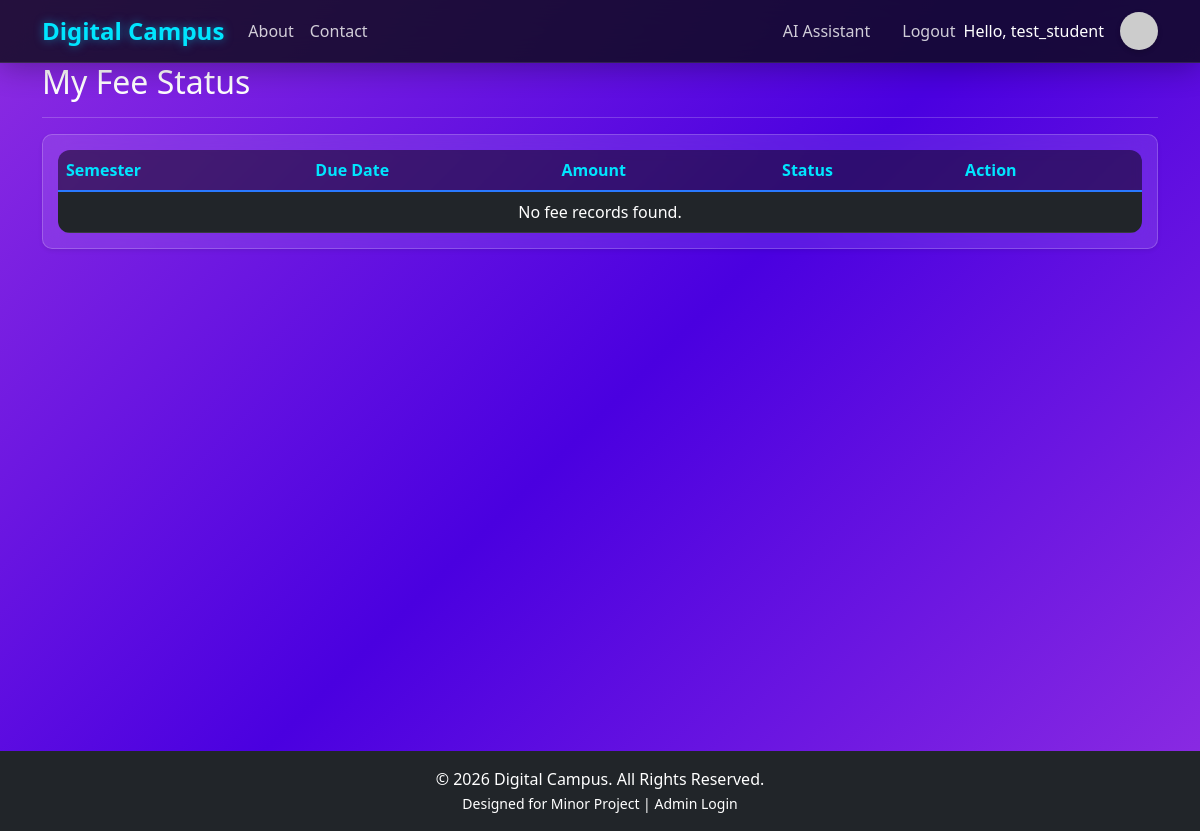
/fees/ (signed in), run on an earlier commit of the app's database.
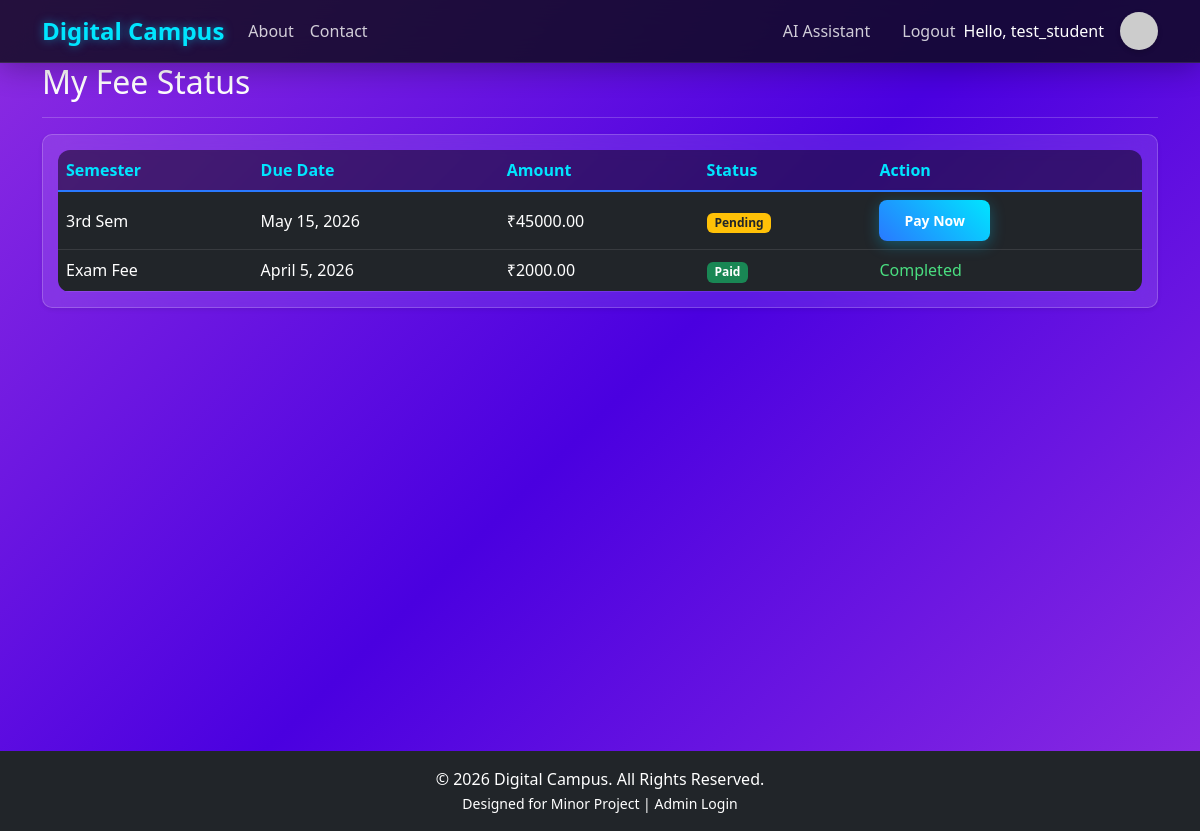
And on a later commit of the database.
### core/models.py (models this page shows, shortened)
class Fee(models.Model):
    STATUS_CHOICES = (
        ('Paid', 'Paid'),
        ('Pending', 'Pending'),
    )
    student = models.ForeignKey(Student, on_delete=models.CASCADE)
    amount = models.DecimalField(max_digits=10, decimal_places=2)
    due_date = models.DateField()
    status = models.CharField(max_length=20, choices=STATUS_CHOICES, default='Pending')
    semester = models.CharField(max_length=20)

### core/views.py (the view)
# urls.py: path('fees/', views.fee_status, name='fee_status'),
@login_required
def fee_status(request):
    if not request.user.is_student():
        return redirect('home')
    fees = Fee.objects.filter(student=request.user.student).order_by('-due_date')
    return render(request, 'core/fee_status.html', {'fees': fees})

### core/models.py (called while the page is built)
    def is_student(self):
        return self.role == 'student'

    @property
    def display_name(self):
        full_name = f"{self.first_name} {self.last_name}".strip()
        return full_name if full_name else self.username

### templates/core/fee_status.html (shortened to what this page needs)
{% extends 'base.html' %}
{% block content %}
<div class="row">
    <div class="col-md-12">
        <h2>My Fee Status</h2>
        <hr>
        <div class="table-responsive shadow-sm" style="background: rgba(255, 255, 255, 0.1); backdrop-filter: blur(10px); border: 1px solid rgba(255, 255, 255, 0.2); padding: 15px; border-radius: 10px;">
            <table class="table table-dark table-hover align-middle mb-0" style="background: transparent;">
                <thead>
                    <tr>
                        <th>Semester</th>
                        <th>Due Date</th>
                        <th>Amount</th>
                        <th>Status</th>
                        <th>Action</th>
                    </tr>
                </thead>
                <tbody>
                    {% for fee in fees %}
                    <tr>
                        <td>{{ fee.semester }}</td>
                        <td>{{ fee.due_date }}</td>
                        <td>₹{{ fee.amount }}</td>
                        <td>
                            <span class="badge {% if fee.status == 'Paid' %}bg-success{% else %}bg-warning text-dark{% endif %}">
                                {{ fee.status }}
                            </span>
                        </td>
                        <td>
                            {% if fee.status == 'Pending' %}
                            <a href="{% url 'pay_fee' fee.id %}" class="btn btn-sm btn-primary">Pay Now</a>
                            {% else %}
                            <span class="text-success"> Completed</span>
                            {% endif %}
                        </td>
                    </tr>
                    {% empty %}
                    <tr>
                        <td colspan="5" class="text-center">No fee records found.</td>
                    </tr>
                    {% endfor %}
                </tbody>
            </table>
        </div>
    </div>
</div>
{% endblock %}

What changed in the data, as far as the page shows it:
added Fee: semester "3rd Sem", due_date "May 15, 2026", amount "45000.00", status "Pending", shows "Pay Now"
added Fee: semester "Exam Fee", due_date "April 5, 2026", amount "2000.00", status "Paid", shows "Completed"
Also different on the page:
text no longer shown: "No fee records found."
